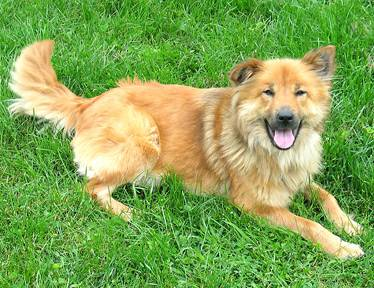
#> input picture ComputerVision-Opencv/images/dog1.jpg, 374 x 288 px
$ jupyter execute --allow-errors ReadImage.ipynb
#> lines starting #> are read from the running program, lines starting #| are printed output that depends on the picture; after the words box and inside, x2 and y2 are one past the last pixel; in counts of white or black regions, pixels touching at a corner belong together
## Accessing and manipulating pixcel in Opencv with BGR Image
Now, we are going to see how we can work with BGR images in OpenCV.
OpenCV loads the color images so that the blue channel is the first, the green
channel is the second, and the red channel is the third. Please see the Accessing
and manipulating pixels in OpenCV with grayscale images section to fully
understand this concept.
 # OpenCV uses the BGR color format instead of the
RGB while other python  packages(Matplotlib) uses RGB format

[cell 1]
import cv2
import matplotlib.pyplot as plt
import numpy as np

[cell 2]
numpy_version = np.__version__
opencv_version = cv2.__version__
print("NUmpy version:{numpy}".format(numpy = numpy_version))
print("OpenCv version:{opencv}".format(opencv = opencv_version))

## DisplayImage Function.
We have created "displayImage" function to show images. we can use cv2.imshow instead of it,But this function would be convinient to show multiple image simultaneously without opening new windows

[cell 3]
def displayImage(imageList):
    plt.figure(figsize=(30,20))
    i = 0
    for item in imageList:
        plt.subplot(1, 5, i+1)
        plt.imshow(item['image'])
        i += 1
        plt.axis('off')
        plt.title(item['name'])
    plt.show()
#imageList = [{'name':'Original','image':image},{'name':'Gray Scale','image':gray},]

## Step of converting BGR to RGB
1 .First, read the image to work with using the cv2.imread() function. The image
    should be in the working directory, or a full path to the image should be provided

2.The next step is to merge the channels again (in order to build a new image based on the information provided by the channels) but in a different order. We
change the order of the b and r channels in order to follow the RGB format, that
is, the one we need for Matplotlib

[cell 4]
image = cv2.imread('images/dog1.jpg')
#> image is the input picture: shape (288, 374, 3); mean B, G, R 85.3, 165.6, 131.4
#> (the rest of this cell did not finish here and is left out)

[cell 5]
## it will show rows,columns and channel(if image is in color format)
dimension = image.shape
#> dimension = (288, 374, 3)
dimension
#> Out = (288, 374, 3)

[cell 6]
total_number_of_element  = image.size
#> total_number_of_element = 323136
total_number_of_element
#> Out = 323136

[cell 7]
image_type = image.dtype
image_type

[cell 8]
displayImage([{'name':'Image','image':image}])

## To access (read) a pixel value, we need to provide the row and column of the
desired pixel to the img variable, which contains the loaded image. For example,
to get the value of the pixel (x=40, y=6), we would use the following code:

[cell 9]
(b, g, r) = image[6, 40]
#> b = 53; g = 168; r = 89
(b, g, r)
#> Out = (53, 168, 89)

[cell 10]
image[6, 40] = (0,0,255) ## The pixel values can be also modified in the same way - (b, g, r) format
#> image: shape (288, 374, 3); under 0.01% of pixels changed, all inside (x1, y1, x2, y2) = (40, 6, 41, 7)
displayImage([{'name':'Image','image':image}])

## Sometimes, you will have to deal with a certain region rather than one pixel. In
this case, the ranges of the values should be provided instead of the individual
values. For example, to get to the top-left corner of the image, enter the

[cell 11]
top_left_corner = image[0:50, 0:50]
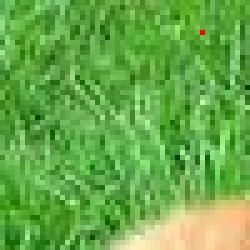
#> top_left_corner: shape (50, 50, 3) (shown 5 times larger); mean B, G, R 72.8, 170.1, 103.3
#The top_left_corner variable is another image (smaller than img), but we can play with it in the same way
displayImage([{'name':'Image','image':top_left_corner}])

## Accessing and manipulating pixels inOpenCV with grayscale images:
Grayscale images have only one channel. Therefore, some differences are
introduced when working with these images. We are going to highlight these
differences here.
Again, we will use the cv2.imread() function to read an image. In this case, the
second argument is needed because we want to load the image in grayscale. The
second argument is a flag specifying the way the image should be read. The
value that's needed for loading an image in grayscale is cv2.IMREAD_GRAYSCALE:

If we get the dimensions
of the image (using gray_img.shape), we will get only two values that is, rows and
columns. In grayscale images, the channel information is not provided

[cell 12]
gray_image = cv2.imread('images/dog1.jpg', cv2.IMREAD_GRAYSCALE)
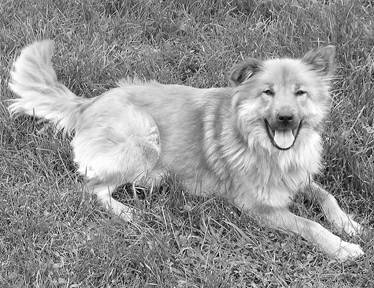
#> gray_image: shape (288, 374); min 0, max 255, mean 146.2
# To get the dimensions of the image use img.shape
# If color image, img.shape returns returns a tuple of number of rows, columns and channels
# If grayscale, returns a tuple of number of rows and columns.
# So, it can be used to check if the loaded image is grayscale or color image.
# Get the shape of the image (in this case only two components!):
dimensions = gray_image.shape
#> dimensions = (288, 374)
dimensions
#> Out = (288, 374)

[cell 13]
## A pixel value can be accessed by row and column coordinates.
#In grayscaleimages, only one value is obtained (usually called the intensity of the pixel).
i = gray_image[6, 40]
#> i = 131
print(i)
#| 131
#The pixel values of the image can be also modified in the same way. For
#example, if we want to change the value of the pixel (x=40, y=6) to black (intensity
#equals to 0), we would use the following code
gray_image[6, 40] = 0

[cell 14]
displayImage([{'name':'Gray Image','image':gray_image}])

$ run again, with ComputerVision-Opencv/images/dog2.jpg copied over ComputerVision-Opencv/images/dog1.jpg
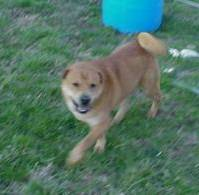
#> input picture ComputerVision-Opencv/images/dog2.jpg, 199 x 195 px
#> image is the input picture: shape (195, 199, 3); mean B, G, R 100, 116, 81.7
#> b = 89; g = 112; r = 68
#> `(b, g, r)`: Out = (89, 112, 68)
#> image: shape (195, 199, 3); under 0.01% of pixels changed, all inside (x1, y1, x2, y2) = (40, 6, 41, 7)
#> `top_left_corner = image[0:50, 0:50]`:
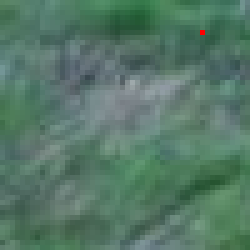
#> top_left_corner: shape (50, 50, 3) (shown 5 times larger); mean B, G, R 103.4, 120, 85.6
#> `gray_image = cv2.imread('images/dog1.jpg', cv2.IMREAD_GRAYSCALE)`:
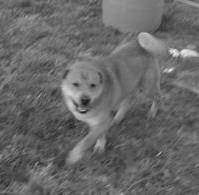
#> gray_image: shape (195, 199); min 21, max 242, mean 103.9
#> i = 96
#| 96

$ run again, with ComputerVision-Opencv/images/dog3.jpg copied over ComputerVision-Opencv/images/dog1.jpg
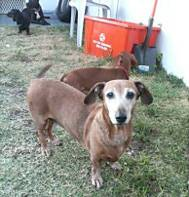
#> input picture ComputerVision-Opencv/images/dog3.jpg, 189 x 197 px
#> image is the input picture: shape (197, 189, 3); mean B, G, R 137.6, 145.9, 149
#> b = 124; g = 111; r = 95
#> `(b, g, r)`: Out = (124, 111, 95)
#> image: shape (197, 189, 3); under 0.01% of pixels changed, all inside (x1, y1, x2, y2) = (40, 6, 41, 7)
#> `top_left_corner = image[0:50, 0:50]`:
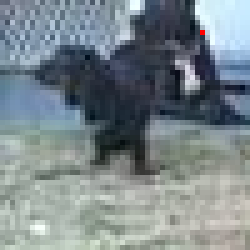
#> top_left_corner: shape (50, 50, 3) (shown 5 times larger); mean B, G, R 139.3, 134.3, 122.8
#> `gray_image = cv2.imread('images/dog1.jpg', cv2.IMREAD_GRAYSCALE)`:
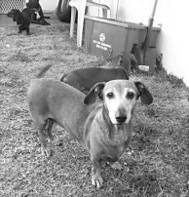
#> gray_image: shape (197, 189); min 5, max 255, mean 146
#> i = 108
#| 108

$ run again, with ComputerVision-Opencv/images/dog4.jpg copied over ComputerVision-Opencv/images/dog1.jpg
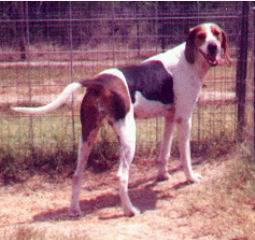
#> input picture ComputerVision-Opencv/images/dog4.jpg, 255 x 240 px
#> image is the input picture: shape (240, 255, 3); mean B, G, R 121.5, 110.9, 156.9
#> b = 83; g = 38; r = 71
#> `(b, g, r)`: Out = (83, 38, 71)
#> image: shape (240, 255, 3); under 0.01% of pixels changed, all inside (x1, y1, x2, y2) = (40, 6, 41, 7)
#> `top_left_corner = image[0:50, 0:50]`:
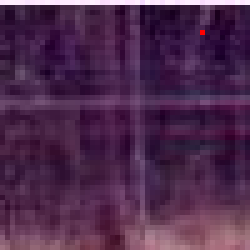
#> top_left_corner: shape (50, 50, 3) (shown 5 times larger); mean B, G, R 77.2, 41.9, 77.9
#> `gray_image = cv2.imread('images/dog1.jpg', cv2.IMREAD_GRAYSCALE)`:
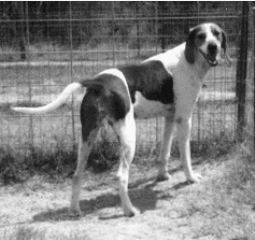
#> gray_image: shape (240, 255); min 6, max 255, mean 125.9
#> i = 53
#| 53
